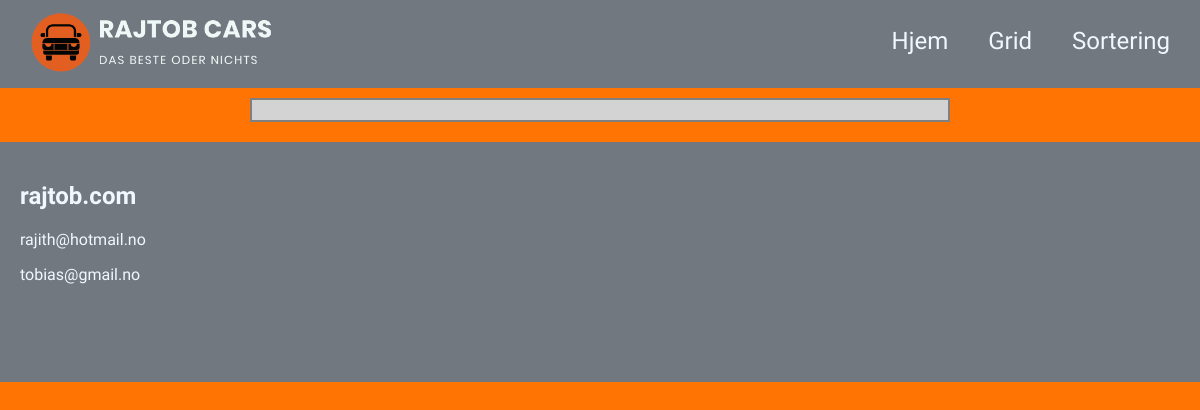
The page /fjell/29 on the database as committed earlier.
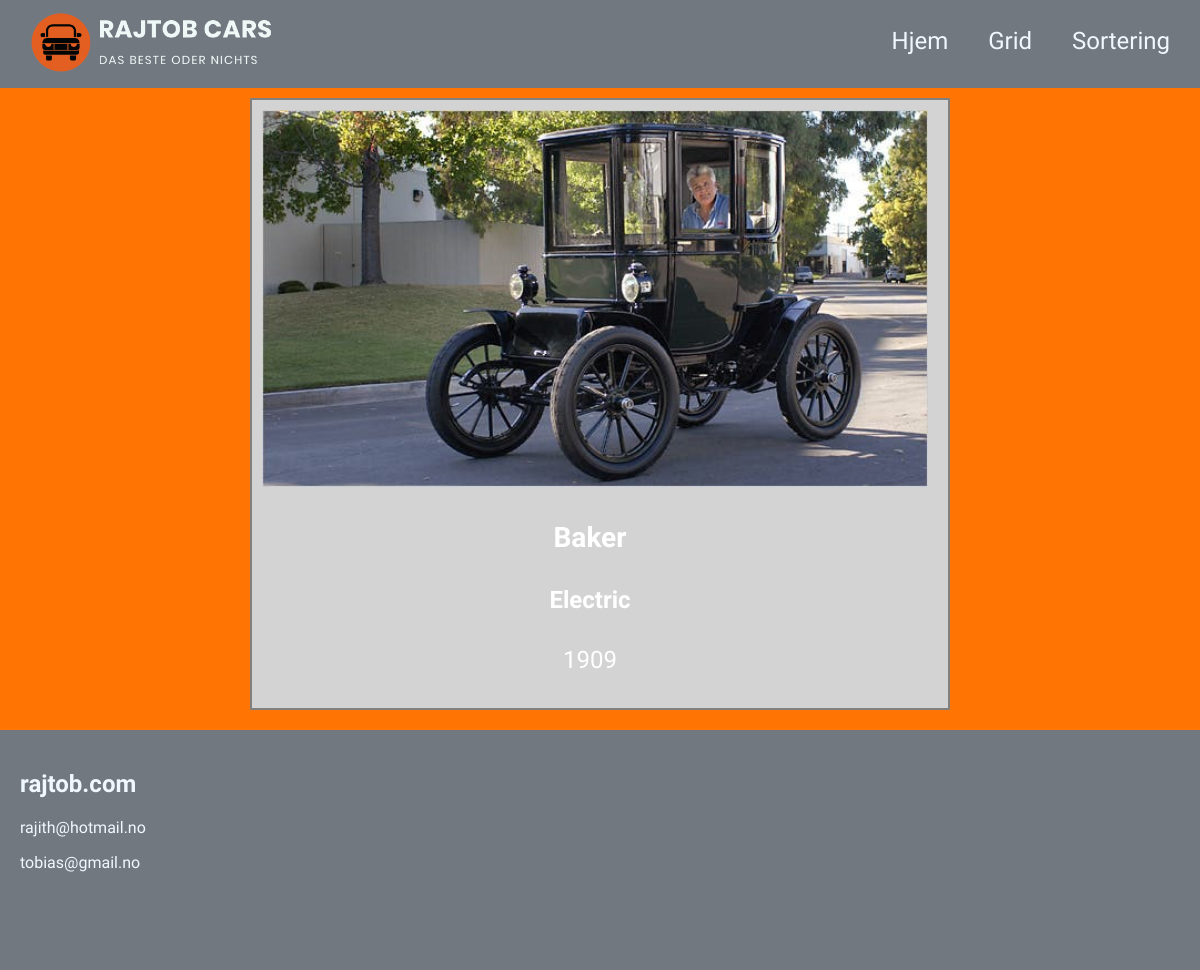
The same page on the database as committed later.
### app.py (models this page shows)
class biler(db.Model):
    id = db.Column("id", db.Integer, primary_key=True)
    merke = db.Column("merke", db.String(100))
    modell = db.Column("modell", db.String(100))
    bilde = db.Column("bilde", db.String(100))
    årstall = db.Column("årstall", db.Integer)

### app.py (the view)
@app.route("/fjell/<id>")
def bil(id):
    biler = db.engine.execute(f"SELECT * FROM biler WHERE id={id}")
    return render_template("bil.html", biler=biler)

### templates/bil.html (shortened to what this page needs)
<!DOCTYPE html>
<html lang="en">
  <head>
    <link
      rel="stylesheet"
      href="{{ url_for('static', filename='css/main.css') }}" />
  </head>
  <body>
    <header>
      <div id="logo">
        <img src="../static/img/logo.PNG" alt="logo">
      </div>
      <nav>
          <a href="/">Hjem </a>
          <a href="/grid">Grid </a>
          <a href="/sortering">Sortering</a>
      </nav>
    </header>
    <div id="pakker">
      <div id="fjell">
        {% for topp in biler %}
        <a href="/grid">
          <div>
            <img src="../../static/img/{{topp.bilde}}" alt="" />
            <h3>{{topp.merke}}</h3>
            <h4>{{topp.modell}}</h4>
            <p>{{topp.årstall}}</p>
          </div>
        </a>
        {% endfor %}
      </div>
    </div>
    <footer>
      <h2>rajtob.com</h2>
      <p>rajith@hotmail.no</p>
      <p>tobias@gmail.no</p>
    </footer>
  </body>
</html>

Rows that differ between the two databases and show on the page:
added biler: bilde (picture), merke "Baker", modell "Electric", årstall "1909"
